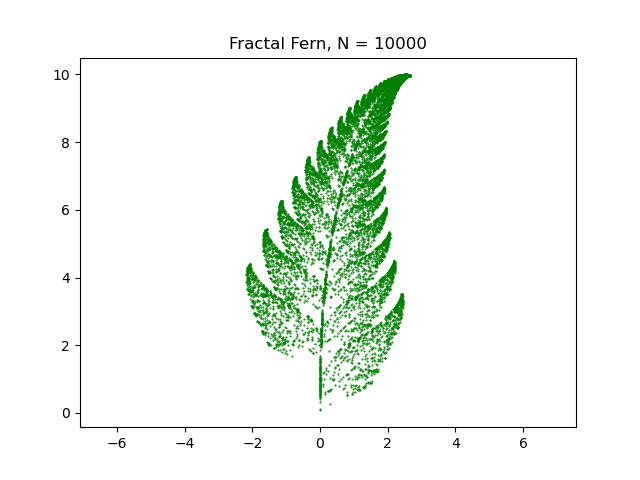

Write the Python code that produced this figure.
#! /usr/bin/env python3
#
def fern_chaos_test ( ):

#*****************************************************************************80
#
## fern_chaos_test() tests fern_chaos().
#
#  Licensing:
#
#    This code is distributed under the MIT license.
#
#  Modified:
#
#    18 August 2025
#
#  Author:
#
#    John Burkardt
#
  import numpy as np
  import platform

  print ( '' )
  print ( 'fern_chaos_test():' )
  print ( '  python version: ' + platform.python_version ( ) )
  print ( '  numpy version:  ' + np.version.version )
  print ( '  fern_chaos() makes an n-point image of the Barnsley fractal fern.' )

  n = 10000
  fern_chaos ( n )
#
#  Terminate.
#
  print ( '' )
  print ( 'fern_chaos_test():' )
  print ( '  Normal end of execution.' )

  return

def fern_chaos ( n = 10000 ):

#*****************************************************************************80
#
## fern_chaos() displays the Barnsley fractal fern.
#
#  Licensing:
#
#    This code is distributed under the MIT license.
#
#  Modified:
#
#    07 June 2022
#
#  Author:
#
#    Original code by Cleve Moler.
#    This version by John Burkardt.
#
#  Reference:
#
#    Michael Barnsley,
#    Fractals Everywhere,
#    Academic Press, 1988,
#    ISBN: 0120790696,
#    LC: QA614.86.B37.
#
#    Cleve Moler,
#    Experiments with MATLAB,
#    ebook: https://www.mathworks.com/moler/exm/index.html
#
#  Input:
#
#    integer N, the number of points to display.
#    A value of 10,000 or so is enough to see the fern.
#    For values of 500 or less, larger dots are displayed to suggest
#    how the plot is drawn.
#
  from numpy.random import default_rng
  import matplotlib.pyplot as plt
  import numpy as np

  rng = default_rng ( )

  prob = np.array ( [ 0.85, 0.92, 0.99, 1.00 ] )
#
#  Compute the points.
#
  p = np.zeros ( [ n, 2 ] )

  p[0,0:2] = rng.random ( size = 2 )

  for i in range ( 1, n ):

    r = rng.random ( 1 )

    if ( r < prob[0] ):
      p[i,0] =   0.85 * p[i-1,0] + 0.04 * p[i-1,1] + 0.0
      p[i,1] = - 0.04 * p[i-1,0] + 0.85 * p[i-1,1] + 1.6
    elif ( r < prob[1] ):
      p[i,0] =   0.20 * p[i-1,0] - 0.26 * p[i-1,1] + 0.0
      p[i,1] =   0.23 * p[i-1,0] + 0.22 * p[i-1,1] + 1.6
    elif ( r < prob[2] ):
      p[i,0] = - 0.15 * p[i-1,0] + 0.28 * p[i-1,1] + 0.0
      p[i,1] =   0.26 * p[i-1,0] + 0.24 * p[i-1,1] + 0.44
    else:
      p[i,0] =   0.00 * p[i-1,0] + 0.00 * p[i-1,1] + 0.0
      p[i,1] =   0.00 * p[i-1,0] + 0.16 * p[i-1,1] + 0.0
#
#  Plot the points as small green dots.
#
  if ( n <= 500 ):
    dot_size = 5
  else:
    dot_size = 1

  plt.clf ( )
  plt.plot ( p[:,0], p[:,1], 'g.', markersize = dot_size )
  plt.axis ( 'equal' )
  plt.title ( 'Fractal Fern, N = ' + str ( n ) )
  filename = 'fern_chaos.png'
  plt.savefig ( filename )
  print ( '  Graphics saved as "' + filename + '"' )
  plt.show ( block = False )
  plt.close ( )

  return

def timestamp ( ):

#*****************************************************************************80
#
## timestamp() prints the date as a timestamp.
#
#  Licensing:
#
#    This code is distributed under the MIT license. 
#
#  Modified:
#
#    21 August 2019
#
#  Author:
#
#    John Burkardt
#
  import time

  t = time.time ( )
  print ( time.ctime ( t ) )

  return

if ( __name__ == '__main__' ):
  timestamp ( )
  fern_chaos_test ( )
  timestamp ( )
